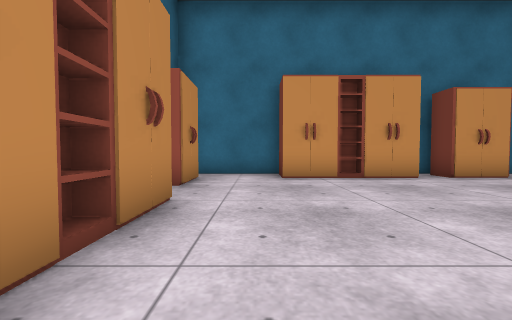
View 1 (above)

16 first-person views from a walk through a scene from a Unity 3-D project. The camera is 0.68 m above the floor, tilts 2° down and sees 90° across. The floor is counted in squares, 1 m on a side. Each view is taken from the middle of a square. On the plan, view 1 faces up. The plan holds only what a view shows up to about 9 squares ahead; the rest is blank. The place goes on beyond the plan. The player character is not drawn. Some animated figures are not drawn. Door leaves are left out, so doorways stand open. Some surface patterns are stand-ins.

View 2
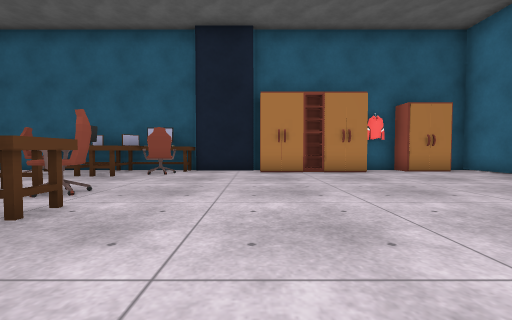

View 3
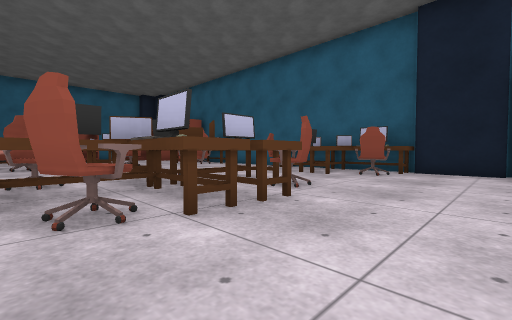

View 4
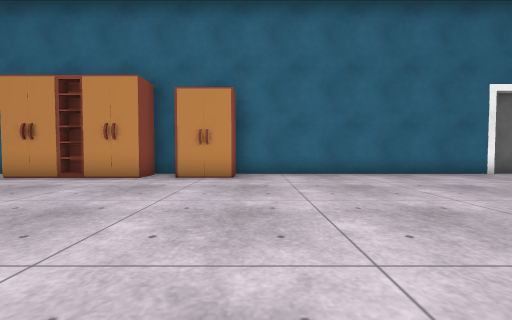

View 5
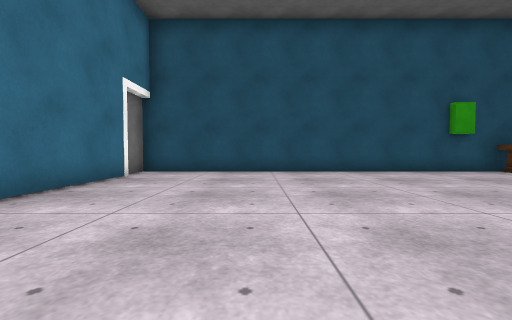

View 6
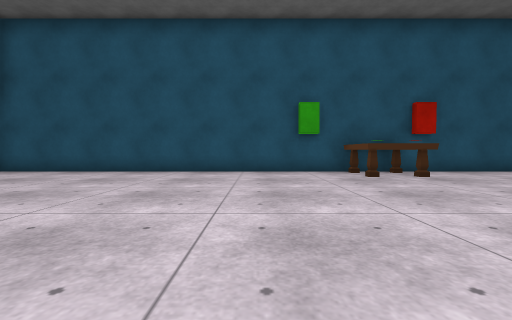

View 7
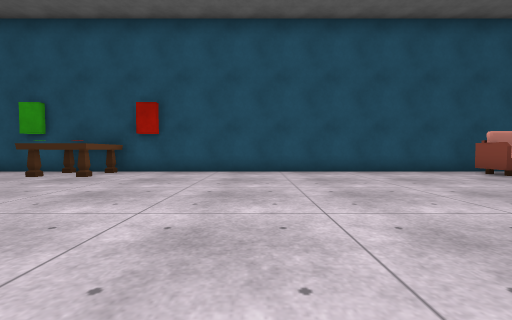

View 8
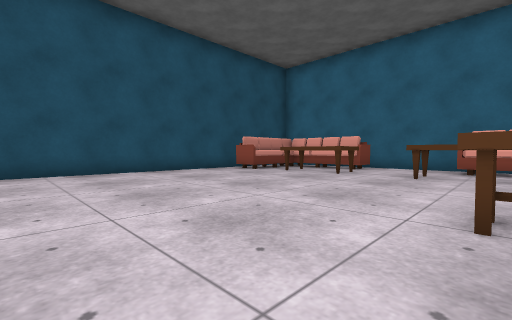

View 9
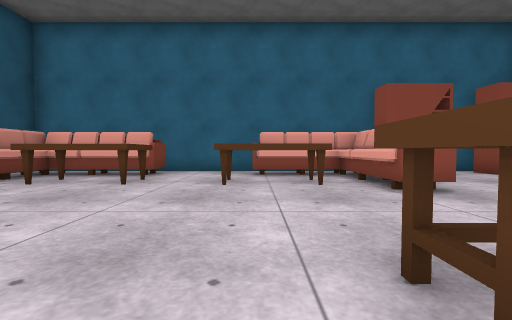

View 10
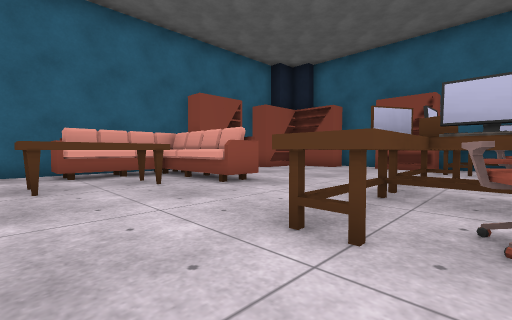

View 11
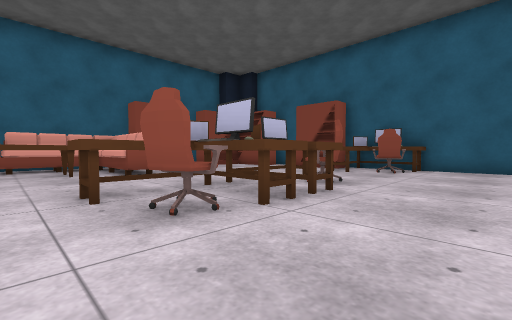

View 12
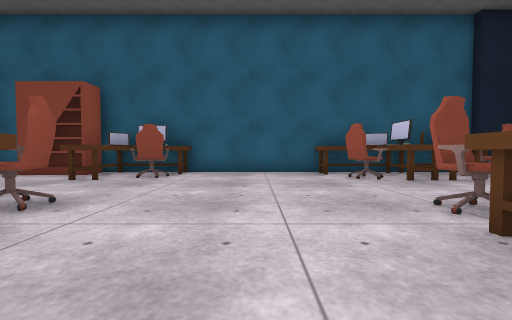

View 13
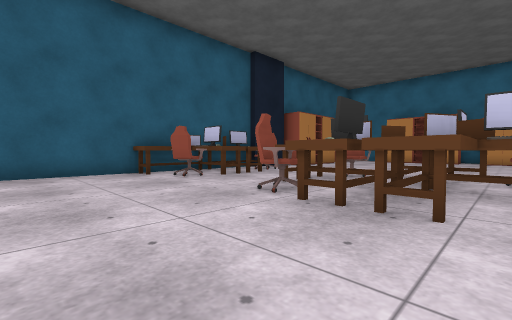

View 14
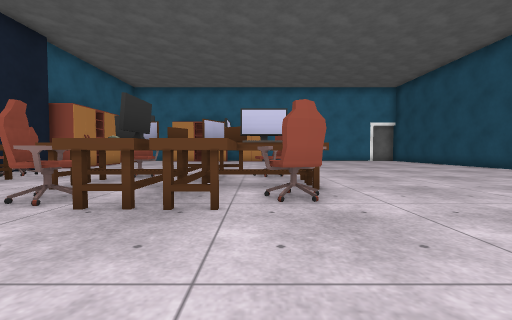

View 15
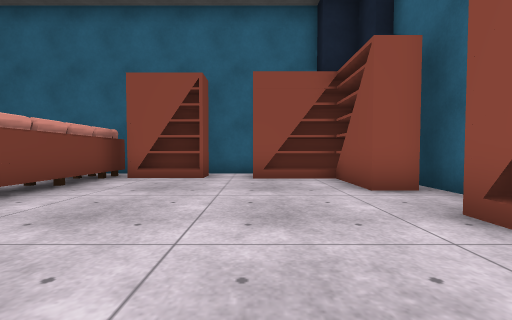

View 16
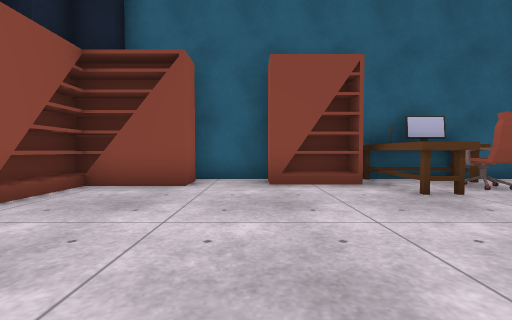

### Floor plan
Points are (right, up) in squares from view 1. A wall is a line through its corners. A room is listed if a view was taken in it or the views show most of it. See-through windows are left out.
Room 1 (views 1, 2, 3, 4, 5, 6, 7, 8, 9, 10, 11, 12, 13, 14, 15, 16)
walls: (-2.3, -4.5) (-2.3, -11.6); (-2, 0) (-2, -2.1); (-2.3, -13.4) (-2.3, -14); (-2.3, -15.6) (-2.3, -18.1); (15.5, -17.5) (15.5, 7.7) (14.1, 7.7); (7, -20.7) (11.2, -20.7); (0.8, 7.5) (-2, 7.5); (14, 7.5) (4, 7.5); (0.5, -20.7) (2.5, -20.7)
objects: bookshelf (-2, -15) to (-1, -14); laptop (-2, -13) to (-1, -13); desk (-2, -4) to (-2, -3); wardrobe (-2, 6); bookshelf (-1, -20) to (1, -18); chair (-1, -12); chair (-1, -6) to (0, -6); other object (-1, -5); laptop (-1, -4); wardrobe (-1, 2); desk (0, -13); desk (0, -5); desk (0, -4); chair (0, -3); desk (2, -13); desk (2, -5) to (3, -5); desk (2, -4); wardrobe (2, 7); bookshelf (3, -20) to (4, -20); chair (3, -12); chair (3, -7) to (3, -6); chair (3, -3); laptop (4, -13); desk (4, -12) to (4, -11); desk (4, -7); laptop (4, -5); laptop (4, -4); desk (4, -3); sofa (5, -20) to (8, -16); laptop (5, -13) to (6, -13); desk (5, -12) to (5, -11); desk (5, -7); laptop (5, -6) to (5, -5); laptop (5, -4) to (6, -4); desk (5, -3); keyboard (6, -12); chair (6, -12) to (7, -11); chair (6, -7) to (7, -6); other object (6, -6) to (6, -5); other object (6, -3); wardrobe (6, 7); table (7, -18) to (9, -17); desk (7, -13); desk (7, -5); desk (7, -4); chair (7, -3); sofa (11, -20) to (15, -17); table (11, -18) to (13, -17); table (14, -5) to (15, -4)

Positions as (right, up) in squares from view 1, and headings:
1: (0, 0), facing up
2: (7, 0), facing left
3: (7, 0), facing down-left
4: (7, 0), facing up
5: (7, 4), facing right
6: (7, -1), facing right
7: (7, -10), facing right
8: (7, -10), facing down-right
9: (8, -12), facing down
10: (9, -12), facing down-left
11: (8, -9), facing down-left
12: (6, -9), facing left
13: (6, -10), facing up-left
14: (6, -10), facing up
15: (1, -13), facing down
16: (4, -16), facing left
